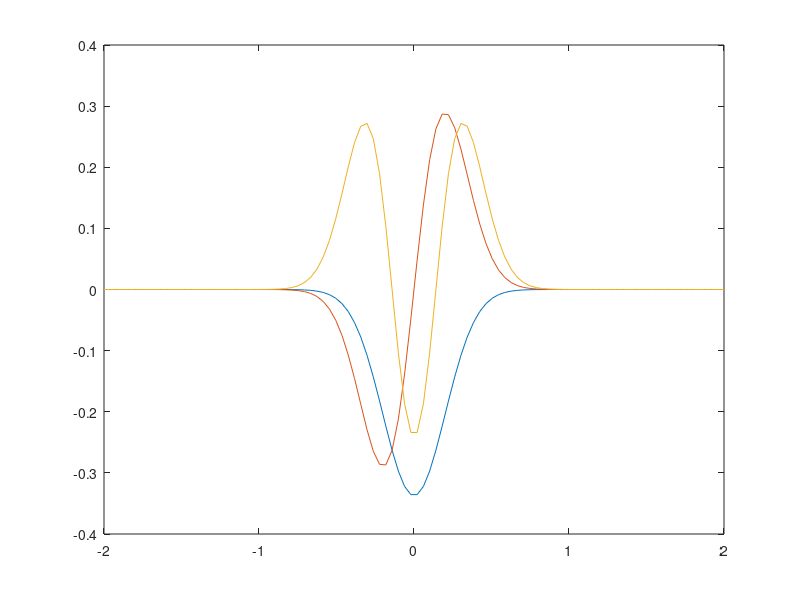

Reproduce this figure in MATLAB.
n=100;
x=linspace(-2,2,n);
L=diag(-2*ones(1,n)) + diag(ones(1,n-1),-1) + diag(ones(1,n-1),1);
V=1*diag(x.^2);
H=-L+V;
[Psi,E]=eig(H);
plot(x,Psi(:,1), x,Psi(:,2), x,Psi(:,3))
